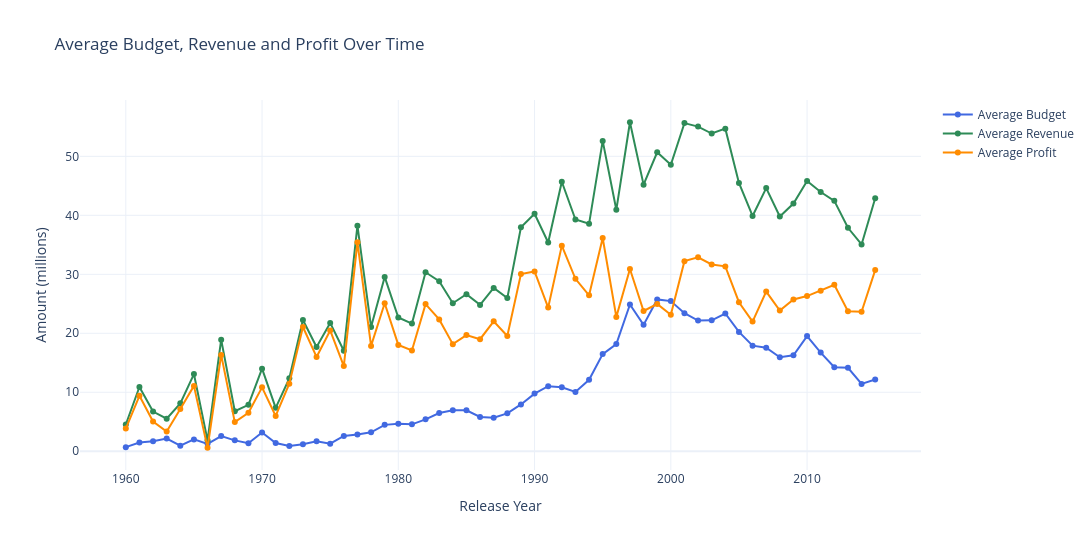

Notebook code for this chart:
### Markdown cell above
#### 6.3.1 Movie Performance Over Time

### Code cell
# Calculate yearly averages
yearly_financials = (
    movies_cleaned
    .groupby("release_year", as_index=False)
    .agg(
        average_budget=("budget (millions)", "mean"),
        average_revenue=("revenue (millions)", "mean"),
        average_profit=("profit (millions)", "mean")
    )
    .sort_values("release_year")
)

# Create the line graph
fig = go.Figure()

fig.add_trace(go.Scatter(
    x=yearly_financials["release_year"],
    y=yearly_financials["average_budget"],
    mode="lines+markers",
    name="Average Budget",
    line=dict(color="royalblue", width=2)
))

fig.add_trace(go.Scatter(
    x=yearly_financials["release_year"],
    y=yearly_financials["average_revenue"],
    mode="lines+markers",
    name="Average Revenue",
    line=dict(color="seagreen", width=2)
))

fig.add_trace(go.Scatter(
    x=yearly_financials["release_year"],
    y=yearly_financials["average_profit"],
    mode="lines+markers",
    name="Average Profit",
    line=dict(color="darkorange", width=2)
))

fig.update_layout(
    title="Average Budget, Revenue and Profit Over Time",
    xaxis_title="Release Year",
    yaxis_title="Amount (millions)",
    template="plotly_white",
    hovermode="x unified",
    height=550,
    width=1100
)

fig.show()

### Figure 1 — Plotly figure (JSON) as saved in the notebook; plotly's stock layout.template omitted (floating-point values rounded to 4 significant figures)
{"data": [{"line": {"color": "royalblue", "width": 2}, "mode": "lines+markers", "name": "Average Budget", "type": "scatter", "x": [1960, 1961, 1962, 1963, 1964, 1965, 1966, 1967, 1968, 1969, 1970, 1971, 1972, 1973, 1974, 1975, 1976, 1977, 1978, 1979, 1980, 1981, 1982, 1983, 1984, 1985, 1986, 1987, 1988, 1989, 1990, 1991, 1992, 1993, 1994, 1995, 1996, 1997, 1998, 1999, 2000, 2001, 2002, 2003, 2004, 2005, 2006, 2007, 2008, 2009, 2010, 2011, 2012, 2013, 2014, 2015], "y": [0.6893, 1.488, 1.71, 2.157, 0.9401, 2.006, 1.251, 2.581, 1.845, 1.359, 3.174, 1.382, 0.907, 1.185, 1.673, 1.279, 2.599, 2.835, 3.215, 4.47, 4.647, 4.558, 5.405, 6.489, 6.945, 6.933, 5.823, 5.676, 6.426, 7.939, 9.772, 11.02, 10.84, 10.05, 12.12, 16.47, 18.16, 24.87, 21.43, 25.74, 25.45, 23.41, 22.16, 22.21, 23.36, 20.23, 17.91, 17.55, 15.94, 16.27, 19.53, 16.73, 14.24, 14.16, 11.42, 12.17]}, {"line": {"color": "seagreen", "width": 2}, "mode": "lines+markers", "name": "Average Revenue", "type": "scatter", "x": [1960, 1961, 1962, 1963, 1964, 1965, 1966, 1967, 1968, 1969, 1970, 1971, 1972, 1973, 1974, 1975, 1976, 1977, 1978, 1979, 1980, 1981, 1982, 1983, 1984, 1985, 1986, 1987, 1988, 1989, 1990, 1991, 1992, 1993, 1994, 1995, 1996, 1997, 1998, 1999, 2000, 2001, 2002, 2003, 2004, 2005, 2006, 2007, 2008, 2009, 2010, 2011, 2012, 2013, 2014, 2015], "y": [4.531, 10.89, 6.737, 5.512, 8.119, 13.09, 1.842, 18.92, 6.788, 7.87, 14.01, 7.362, 12.37, 22.25, 17.66, 21.76, 17.04, 38.26, 21.07, 29.56, 22.68, 21.64, 30.35, 28.84, 25.1, 26.63, 24.82, 27.7, 25.97, 37.98, 40.27, 35.39, 45.7, 39.29, 38.56, 52.62, 40.94, 55.79, 45.21, 50.7, 48.58, 55.64, 55.05, 53.87, 54.7, 45.5, 39.89, 44.62, 39.8, 42.01, 45.84, 43.96, 42.46, 37.89, 35.06, 42.89]}, {"line": {"color": "darkorange", "width": 2}, "mode": "lines+markers", "name": "Average Profit", "type": "scatter", "x": [1960, 1961, 1962, 1963, 1964, 1965, 1966, 1967, 1968, 1969, 1970, 1971, 1972, 1973, 1974, 1975, 1976, 1977, 1978, 1979, 1980, 1981, 1982, 1983, 1984, 1985, 1986, 1987, 1988, 1989, 1990, 1991, 1992, 1993, 1994, 1995, 1996, 1997, 1998, 1999, 2000, 2001, 2002, 2003, 2004, 2005, 2006, 2007, 2008, 2009, 2010, 2011, 2012, 2013, 2014, 2015], "y": [3.842, 9.406, 5.027, 3.355, 7.178, 11.08, 0.591, 16.34, 4.944, 6.511, 10.83, 5.98, 11.46, 21.07, 15.99, 20.48, 14.44, 35.42, 17.86, 25.09, 18.03, 17.08, 24.95, 22.36, 18.16, 19.69, 18.99, 22.02, 19.54, 30.04, 30.49, 24.36, 34.86, 29.24, 26.45, 36.15, 22.78, 30.91, 23.78, 24.96, 23.12, 32.23, 32.89, 31.67, 31.35, 25.27, 21.98, 27.07, 23.86, 25.74, 26.31, 27.23, 28.22, 23.73, 23.64, 30.71]}], "layout": {"height": 550, "hovermode": "x unified", "title": {"text": "Average Budget, Revenue and Profit Over Time"}, "width": 1100, "xaxis": {"title": {"text": "Release Year"}}, "yaxis": {"title": {"text": "Amount (millions)"}}}}
